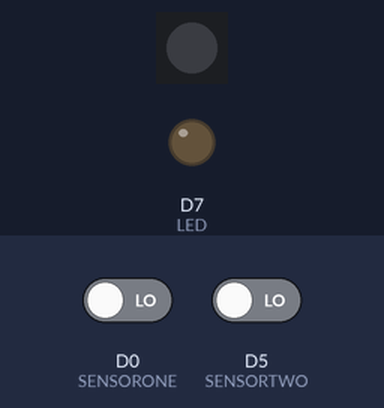
The sketch below on a simulated Particle Photon. Shown: 1 RGB LEDs in strip order, left to right, output pins drawn as LEDs (lit = HIGH). The test bench sets the inputs (shaded band); at power-on: D5 (SENSORTWO) LOW, D0 (SENSORONE) LOW.

Above: at 9.8 s.
9.9 s: D5 (SENSORTWO) driven HIGH
At 13.4 s:
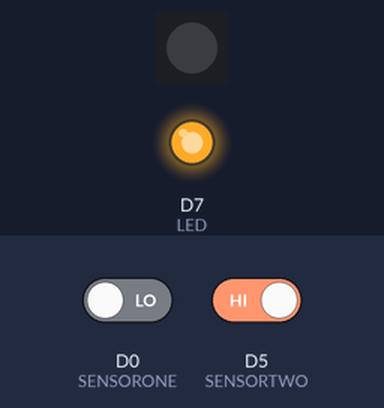
14.4 s: D5 (SENSORTWO) driven LOW
At 15.9 s:
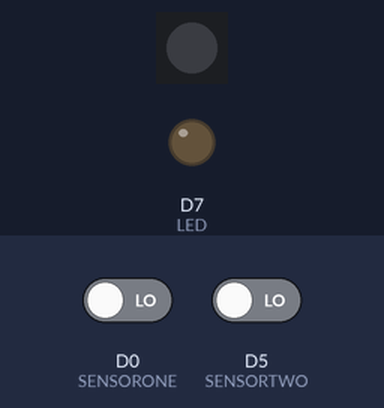
Timing chart, 0 to 17.4 s (numbered marks = the images above; inputs shaded):
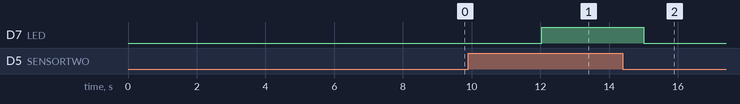

Measured:
- after the input at 9.9 s, D7 (LED): LOW → HIGH after 2.1 s
- after the input at 14.4 s, D7 (LED): goes on until 15.0 s, then stays LOW

The sketch:

motionSensor.ino
```cpp
#define LED D7
#define SENSORONE D0
#define SENSORTWO D5
void setup() {
    Serial.begin(115200);
    Time.zone(-6);
    Time.beginDST();
    pinMode(LED, OUTPUT);
    pinMode(SENSORONE, INPUT);
    pinMode(SENSORTWO, INPUT);
    RGB.control(true);
    RGB.brightness(0);
}

bool sensorOneMotionHasBeenDetected = false;
bool sensorOneNoMotionDetectedAlert = true;

bool sensorTwoMotionHasBeenDetected = false;
bool sensorTwoNoMotionDetectedAlert = true;

//2 days
int noMotionAlertTime = 2 * 24 * 60;

unsigned long lastTimeOneOn = 0;
unsigned long lastTimeOneOff = 0;
unsigned long lastTimeAlertOneOff = 0;

unsigned long lastTimeTwoOn = 0;
unsigned long lastTimeTwoOff = 0;
unsigned long lastTimeAlertTwoOff = 0;

int motionOffTime = 5;
uint32_t msDelay;


void loop() {
    if (millis() - msDelay < 3000) return;
    msDelay = millis();

    int sensorOneValue = digitalRead(SENSORONE);
    int sensorTwoValue = digitalRead(SENSORTWO);

    detectMotion(sensorOneValue,"sensorOne ", lastTimeOneOn, lastTimeOneOff, lastTimeAlertOneOff, sensorOneMotionHasBeenDetected, sensorOneNoMotionDetectedAlert);
    detectMotion(sensorTwoValue,"sensorTwo ", lastTimeTwoOn, lastTimeTwoOff, lastTimeAlertTwoOff, sensorTwoMotionHasBeenDetected, sensorTwoNoMotionDetectedAlert);
}

void detectMotion(int sensorVal, char *sensorName, unsigned long &lastTimeOn, unsigned long &lastTimeOff, unsigned long &lastTimeAlertOff, bool &motionHasBeenDetected, bool &noMotionDetectedAlert){
    char alertInfo[40];
    char sensorStr[10];
    char lastOffTimeStr[20];

    strcpy(alertInfo, sensorName);
    sprintf(sensorStr, "Motion: %ld", sensorVal);
    strcat(alertInfo, sensorStr);


    if(sensorVal>0){
        Particle.publish("Motion Detected", alertInfo, 60, PRIVATE);
        //motion
        digitalWrite(LED, HIGH);

        //motion was previously not found but now has been seen for x time
        if(!motionHasBeenDetected){
            Particle.publish("motion_seen", sensorName, 60,  PRIVATE);
            motionHasBeenDetected = true;
            noMotionDetectedAlert = false;
        }
    } else {
        digitalWrite(LED, LOW);
        Particle.publish("No Motion Detected", alertInfo, 60, PRIVATE);
        if ((millis() - lastTimeOff) >=  motionOffTime * 30 * 1000) {
        	(lastTimeOff) = millis();
        	//motion was previously detected but now hasn't for x time
            if(motionHasBeenDetected){
                Particle.publish("no_motion", sensorName, 60,  PRIVATE);
                motionHasBeenDetected = false;
            }
        }

        if ((millis() - lastTimeAlertOff) >=  noMotionAlertTime * 60  * 1000) {
        	(lastTimeAlertOff) = millis();
        	//motion has previously been seen but now hasn't for x time
            if(noMotionDetectedAlert){
                Particle.publish("no_motion_detected_alert", sensorName, 60,  PRIVATE);
            } else {
                noMotionDetectedAlert = true;
            }
        }
    }
}
```
